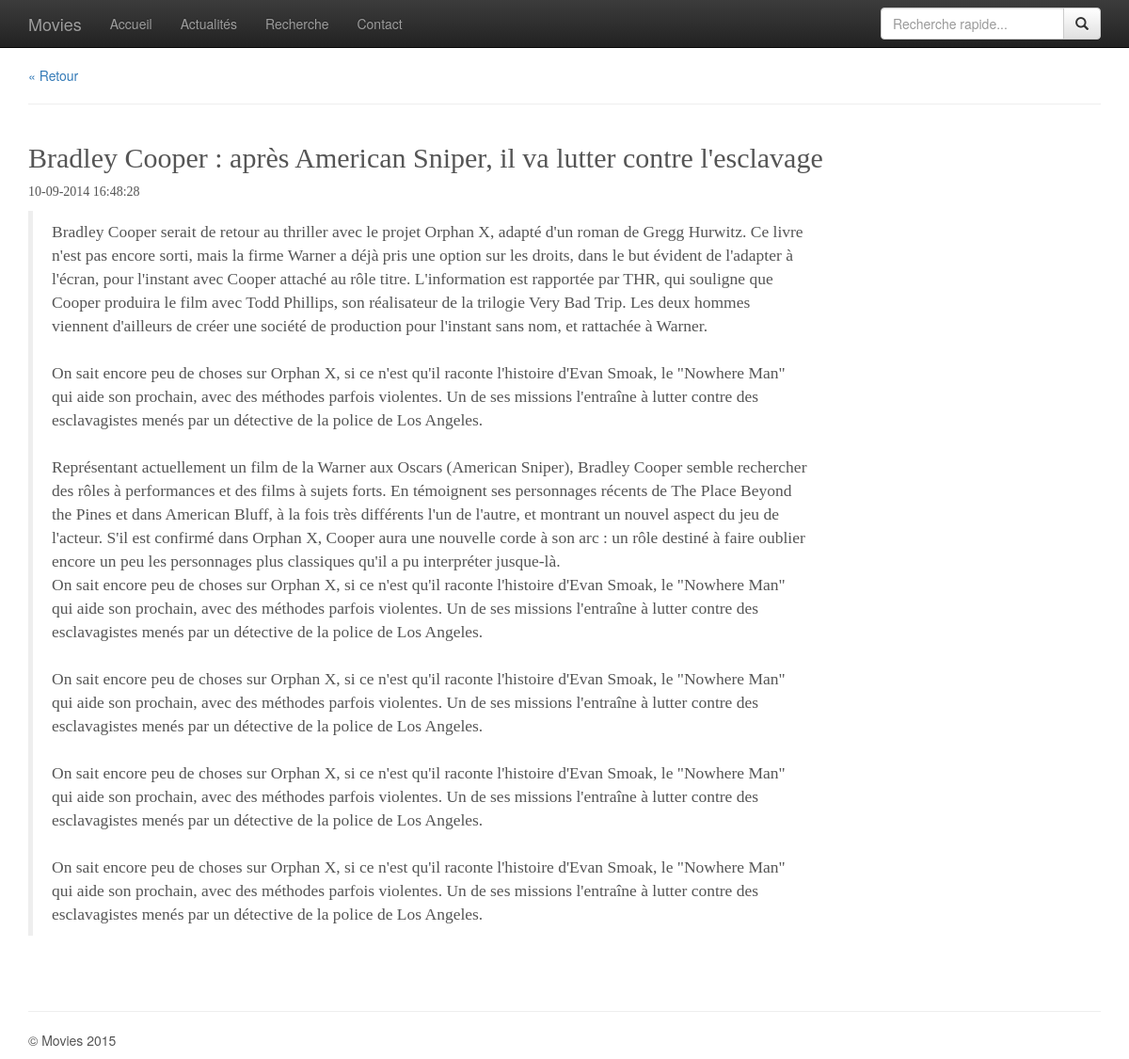
/bootstrap/Movies/article.php?id=2, run on the app's committed database.
### tables this page shows
CREATE TABLE IF NOT EXISTS `news` (
  `news_id` int(11) NOT NULL AUTO_INCREMENT,
  `news_title` varchar(255) NOT NULL,
  `news_text` text NOT NULL,
  `news_date` datetime NOT NULL DEFAULT CURRENT_TIMESTAMP,
  PRIMARY KEY (`news_id`)
);

### bootstrap/Movies/article.php (the view)
<?php
include_once 'header.php';
if(!empty($_GET['id'])){
	$id =intval($_GET['id']);
	$query = $db -> prepare ('SELECT * FROM news WHERE news_id = :news_id');
	$query->bindValue('news_id', $id, PDO::PARAM_INT);
	$query->execute();
    $news = $query->fetchAll();
	$news=$news[0];
}
?>
<a href="news.php">&laquo; Retour</a>
<hr>
<?php
if (!empty($news)){ ?>
<div class="news-container">
<div class="row">
		<div class="col-xs-12 col-sm-9">
			<div class="news-post">
				<h2><?= $news['news_title'] ?></h2>
				<p><?=  date('d-m-Y H:i:s', strtotime($news['news_date'])) ?></p>
				<blockquote>
					<p>
					<?=nl2br($news['news_text']) ?>
					</p>
				</blockquote>
			</div>
		</div>
	</div>
</div>
<?php } ?>
<?php include_once 'footer.php'; ?>

### bootstrap/Movies/header.php (shortened to what this page needs)
<?php
$current_page = basename($_SERVER['PHP_SELF']);
$pages =array(
	'index.php' => 'Accueil',
	'news.php' => 'Actualités',
	'search.php' => 'Recherche',
	'contact.php' => 'Contact',
	);
?>
<!DOCTYPE html>
<html lang="en">
<head>
	<link rel="stylesheet" href="https://maxcdn.bootstrapcdn.com/bootstrap/3.3.2/css/bootstrap.min.css">
	<link rel="stylesheet" href="https://maxcdn.bootstrapcdn.com/bootstrap/3.3.2/css/bootstrap-theme.min.css">
	<link rel="stylesheet" href="css/styles.css">
</head>
<body>
	<nav class="navbar navbar-fixed-top navbar-inverse">
		<div class="container">
			<div class="navbar-header">
				<a class="navbar-brand" href="index.php">Movies</a>
			</div>
			<div id="navbar" class="collapse navbar-collapse">
				<ul class="nav navbar-nav">
					<?php foreach ($pages as $page_url => $page_name){ ?>
					<li <?= $page_url == $current_page? ' class="active"' :'' ?>><a href="<?= $page_url ?>"><?= $page_name ?></a></li>
					<?php } ?>
				</ul>
				<form class="navbar-form navbar-right" action="search.php" method="GET">
					<div class="input-group">
						<input name="search" type="text" class="form-control" placeholder="Recherche rapide...">
						<span class="input-group-btn">
							<button class="btn btn-default" type="submit">
								<span class="glyphicon glyphicon-search" aria-hidden="true"></span>
							</button>
						</span>
					</div>
				</form>
			</div>
		</div>
	</nav>
	<div class="container">

### bootstrap/Movies/footer.php (shortened to what this page needs)
		<hr>
		<footer>
			<p>&copy; Movies <?= date('Y') ?> </p>
		</footer>
	</div>
</body>
</html>

### data on the page
news: news_title "Bradley Cooper : après American Sniper, il va lutter contre l'esclavage", news_date "10-09-2014 16:48:28", news_text "Bradley Cooper serait de retour au thriller avec le projet Orphan X, adapté d'un roman de Gregg Hurwitz. Ce livre n'est pas encore sorti, mais la firme Warner a déjà pris une option sur les droits, dans le but évident de l'adapter à l'écran, pour l'instant avec Cooper attaché au rôle titre. L'information est rapportée par THR, qui souligne que Cooper produira le film avec Todd Phillips, son réalisateur de la trilogie Very Bad Trip. Les deux hommes viennent d'ailleurs de créer une société de production pour l'instant sans nom, et rattachée à Warner. On sait encore peu de choses sur Orphan X, si ce n'est qu'il raconte l'histoire d'Evan Smoak, le \"Nowhere Man\" qui aide son prochain, avec des…"

### other printed values
$page_name "Accueil"
$page_name "Actualités"
$page_name "Recherche"
$page_name "Contact"
